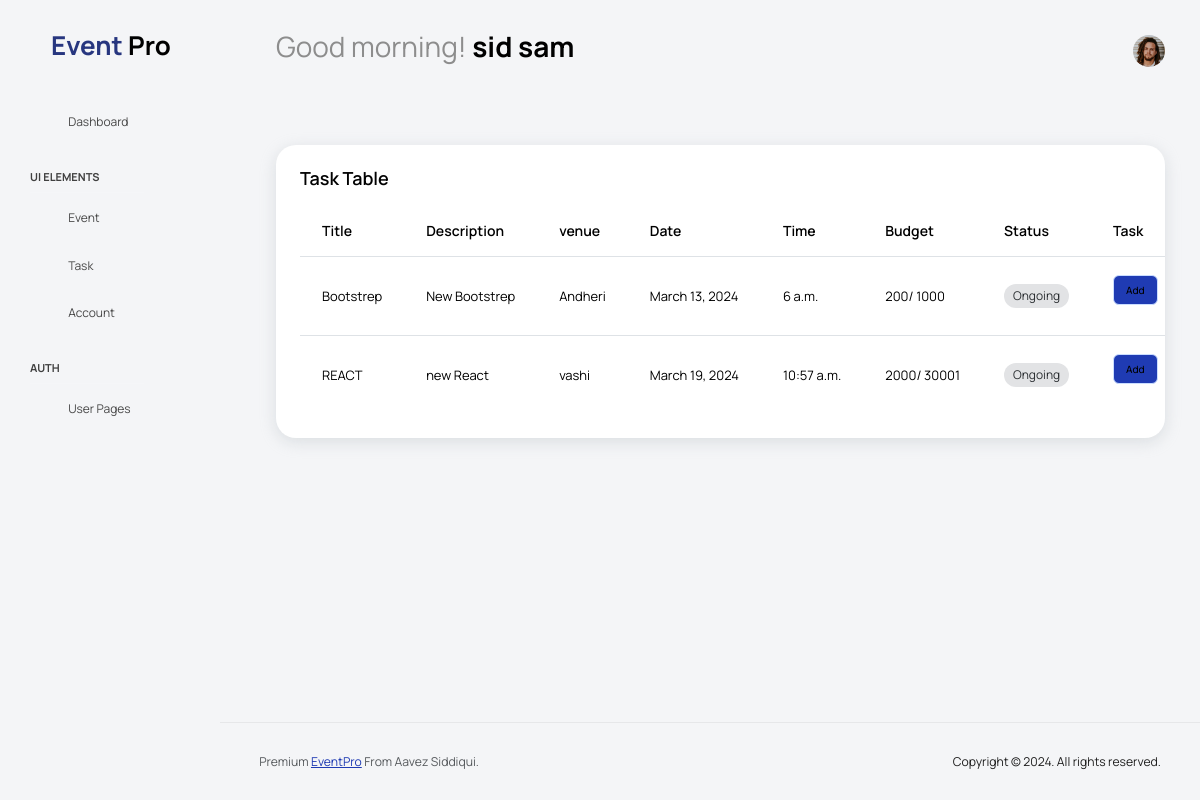
Page /Task-page (signed in) on the earlier database version.
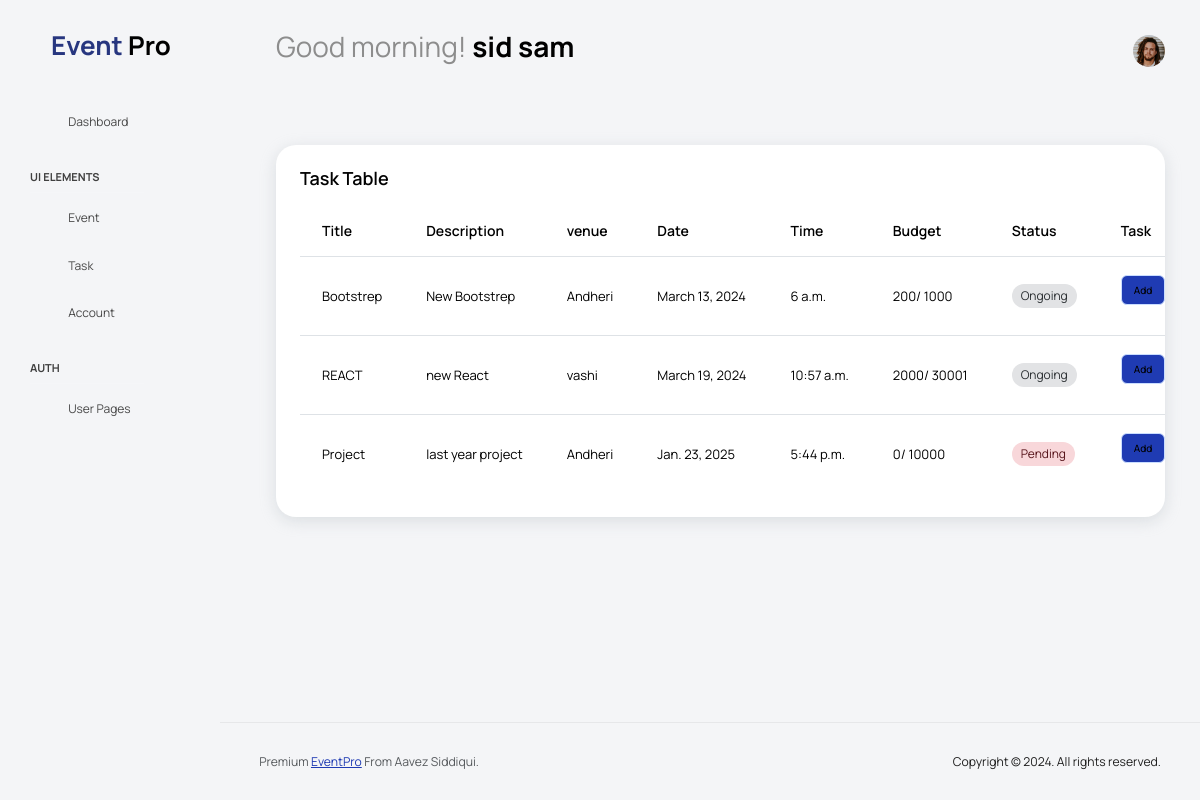
Same page on the later database version.
### userAcc/models.py (models this page shows)
class CustomUser(AbstractUser):
    phone_number = models.CharField(max_length=15, blank=True, null=True)
    profile_image = models.ImageField(upload_to='profile_images/', blank=True, null=True,default=None)
    email =   models.EmailField(unique=True)
    USERNAME_FIELD = "email"
    REQUIRED_FIELDS = []
    objects = CustomUserManager()
    def __str__(self):
        return self.email
    class Meta:
        permissions = (
                        ("can_add_staff", "To add staff"),
                        ("can_edit_staff", "To edit staff"),
                        ("can_make_group", "To make group")
                        )

### eventapp/models.py (models this page shows)
class Event(models.Model):
    title = models.CharField(max_length=200)
    date = models.DateField()
    time = models.TimeField()
    venue = models.CharField(max_length=200)
    description = models.TextField()
    status = models.CharField(max_length=20 ,default='Pending')
    Budget = models.IntegerField()
    manager_email = models.EmailField()
    managed_by = models.CharField(max_length=100)
    Attendee = models.IntegerField(default=0)
    created_by = models.EmailField()
    class Meta:
        permissions = (("can_edit_event", "To edit Event"),
                        ("can_add_event", "To add Event"),
                        )

### eventapp/views.py (the view)
# urls.py: path('Task-page',Task_page,name='Task-page'),
@login_required(login_url='login_page')
def Task_page(request):
    amount=0
    summ={}
    events = Event.objects.all()
    task =Task.objects.all()
    for i in events:
        for j in task:
            if i.id == j.Event_id:
                amount+=j.Budget
        summ[i.id] = amount
        amount=0
    context = {
        'events': events,
        'summs':summ
    }
    return render(request,'Task_page.html', context)

### templates/Task_page.html (shortened to what this page needs)
{% extends 'base.html' %}
{% load static %}
{% block content %}
<div class="col-lg-12 grid-margin stretch-card">
  <div class="card">
    <div class="card-body overflow-x-auto">
      <h4 class="card-title">Task Table</h4>
<table class="display table table-hover" id="TaskTable">
  <thead>
    <tr>
      <th>Title</th>
      <th>Description</th>
      <th>venue</th>
      <th>Date</th>
      <th>Time</th>
      <th>Budget</th>
      <th>Status</th>
      <th>Task</th>
    </tr>
  </thead>
  <tbody>
    {% for event in events %}
    {% if user.email == event.manager_email or user.is_superuser%}
    <tr class="event_id" data-id="{{ event.id }}" data-title="{{ event.title }}" data-email="{{ event.manager_email }}" data-status="{{ event.status }}" data-budget="{{ event.Budget }}">
      <td  title="TRY TITLE">{{ event.title }}</td>
      <td>{{ event.description }}</td>
      <td>{{ event.venue }}</td>
      <td>{{ event.date }}</td>
      <td>{{ event.time }}</td>
      {% for key, value in summs.items %}
              {% if key == event.id %}
              {% if value > event.Budget %}
              <td style="color: red;">{{ value }}/ {{ event.Budget }}</td>
              {% else %}
              <td>{{ value }}/ {{ event.Budget }}</td>
              {% endif %}
              {% endif %}
              {% endfor %}
      {% if event.status == 'Completed'%}
      <td>
        <span class="badge bg-success-subtle text-success-emphasis rounded-pill">Completed</span>
      </td>
      {% elif event.status == 'Pending' %}
      <td><span class="badge bg-danger-subtle text-danger-emphasis rounded-pill">Pending</span></td>
      {% elif event.status == 'Ongoing' %}
      <td><span class="badge bg-secondary-subtle text-secondary-emphasis rounded-pill">Ongoing</span></td>
      {% endif %}
      <td>
        <button type="button" class="btn btn-primary btn-xs dt-edit" style="margin-right:16px;" data-bs-toggle="modal" data-bs-target="#new_task" >
        Add
        </button>
      </td>
    </tr>
    {% endif %}
    {% endfor %}
  </tbody>
</table>
</div>
</div>
</div>
 {% endblock %}

### templates/base.html (shortened to what this page needs)
{% load static %}
<!DOCTYPE html>
<html lang="en">
<head>
  <link rel="stylesheet" href="{% static 'css/iziToast.min.css' %}">
  <link rel="stylesheet" href="{% static 'vendors/feather/feather.css' %}">
  <link rel="stylesheet" href="{% static 'vendors/mdi/css/materialdesignicons.min.css' %}">
  <link rel="stylesheet" href="{% static 'vendors/ti-icons/css/themify-icons.css' %}">
  <link rel="stylesheet" href="{% static 'vendors/typicons/typicons.css' %}">
  <link rel="stylesheet" href="{% static 'vendors/simple-line-icons/css/simple-line-icons.css' %}">
  <link rel="stylesheet" href="{% static 'css/vertical-layout-light/style.css' %}">
  <link rel="stylesheet" type="text/css" href="https://cdn.datatables.net/1.11.5/css/jquery.dataTables.min.css">
  <link rel="stylesheet" href="https://code.jquery.com/ui/1.12.1/themes/base/jquery-ui.css">
</head>
<body class="with-welcome-text">
  <div class="container-scroller">
    {% include 'includes/navbar.html' %}
    <div class="container-fluid page-body-wrapper">
      {% include 'includes/sidebar.html' %}
      <div class="main-panel">
        <div class="content-wrapper">
          <div class="row">
            <div class="col-sm-12">
              <div class="home-tab">
                <div class="tab-content tab-content-basic">
                  <div class="tab-pane fade show active" id="overview" role="tabpanel" aria-labelledby="overview">
                      <div class="row">
                        {% block content %}
                        {% endblock %}
                      </div>
                  </div>
              </div>
          </div>
      </div>
  </div>
</div>
{% include 'includes/footer.html' %}
</div>
</div>
</div>
  </body>
  </html>

### templates/includes/navbar.html (shortened to what this page needs)
{% load static %}
<nav class="navbar default-layout col-lg-12 col-12 p-0 fixed-top d-flex align-items-top flex-row">
    <div class="text-center navbar-brand-wrapper d-flex align-items-center justify-content-start">
      <div >
        <a class="navbar-brand" href="{% url 'home' %}">
          <h2><b>Event <span style="color: black;">Pro</span></b></h2>
        </a>
      </div>
    </div>
    <div class="navbar-menu-wrapper d-flex align-items-top">
      <ul class="navbar-nav">
        <li class="nav-item font-weight-semibold d-none d-lg-block ms-0">
          {% if request.user.is_authenticated %}
    {% if request.user.socialaccount_set.all %}
        {% with social_account=request.user.socialaccount_set.all.0 %}
            {% if social_account.provider == 'google' %}
            <h1 class="welcome-text"><span id="greeting"></span> <span class="text-black fw-bold">{{ request.user.first_name }} {{ request.user.last_name }}</span></h1>
          {% endif %}
        {% endwith %}
      {% else %}
      <h1 class="welcome-text"><span id="greeting"></span> <span class="text-black fw-bold">{{ request.user.first_name }} {{ request.user.last_name }}</span></h1>
    {% endif %}
    {% else %}
          <h1 class="welcome-text"><span id="greeting"></span> <span class="text-black fw-bold">Guest</span></h1>
{% endif %}
        </li>
      </ul>
      <ul class="navbar-nav ms-auto">
        {% if request.user.is_authenticated %}
        {% if request.user.socialaccount_set.all %}
            {% with social_account=request.user.socialaccount_set.all.0 %}
                {% if social_account.provider == 'google' %}
        <li class="nav-item dropdown d-none d-lg-block user-dropdown">
          <a class="nav-link" id="UserDropdown" href="#" data-bs-toggle="dropdown" aria-expanded="false">
            <img class="img-xs rounded-circle" src="{{ social_account.extra_data.picture }}" alt="Profile image"> </a>
          <div class="dropdown-menu dropdown-menu-right navbar-dropdown" aria-labelledby="UserDropdown">
            <div class="dropdown-header text-center">
              <img class="img-md rounded-circle" src="{{ social_account.extra_data.picture }}" alt="Profile image">
              <p class="mb-1 mt-3 font-weight-semibold">{{ request.user.first_name }} {{ request.user.last_name }}</p>
              <p class="fw-light text-muted mb-0">{{ request.user }}</p>
            </div>
            <a class="dropdown-item" href="{% url 'profile_edit_page' %}"><i class="dropdown-item-icon mdi mdi-account-outline text-primary me-2"></i> My
              Profile <span class="badge badge-pill badge-danger">1</span></a>
            <a class="dropdown-item"><i class="dropdown-item-icon mdi mdi-message-text-outline text-primary me-2"></i>
              Messages</a>
            <a class="dropdown-item"><i class="dropdown-item-icon mdi mdi-calendar-check-outline text-primary me-2"></i>
              Activity</a>
            <a class="dropdown-item"><i class="dropdown-item-icon mdi mdi-help-circle-outline text-primary me-2"></i>
              FAQ</a>
            <a class="dropdown-item" href="{% url 'logout' %}"><i class="dropdown-item-icon mdi mdi-power text-primary me-2"></i>Sign Out</a>
          </div>
        </li>
      </ul>
      {% endif %}
      {% endwith %}
      {% else %}
      <li class="nav-item dropdown d-none d-lg-block user-dropdown">
        <a class="nav-link" id="UserDropdown" href="#" data-bs-toggle="dropdown" aria-expanded="false">
          {% if user.profile_image != '' %}
          <img class="img-xs rounded-circle" src="{{ user.profile_image.url }}" alt="Profile image"> </a>
          {% else %}
            <i class="mdi mdi-account-circle menu-icon"></i>
          {% endif %}
      </li>
    </ul>
  {% endif %}
{% endif %}
    </div>
  </nav>

### templates/includes/sidebar.html (shortened to what this page needs)
{% load static %}
<nav class="sidebar sidebar-offcanvas" id="sidebar">
    <ul class="nav">
      {% if user.is_superuser or user.is_staff %}
      <li class="nav-item">
        <a class="nav-link" href="{% url 'home' %}">
          <i class="mdi mdi-grid-large menu-icon"></i>
          <span class="menu-title">Dashboard</span>
        </a>
      </li>
      <li class="nav-item nav-category">UI Elements</li>
      {% if user.is_superuser or perms.eventapp.can_add_event %}
      <li class="nav-item">
        <a class="nav-link" href="{% url 'Event-page' %}">
          <i class="mdi mdi-calendar-text-outline menu-icon"></i>
          <span class="menu-title">Event</span>
        </a>
      </li>
      {% endif %}
      {% if not user.is_superuser or user.is_staff %}
      <li class="nav-item">
        <a class="nav-link" href="{% url 'Task-page' %}">
          <i class="mdi mdi-ballot-outline menu-icon"></i>
          <span class="menu-title">Task</span>
        </a>
      </li>
      {% endif %}
      {% if user.is_superuser or perms.userAcc.can_add_staff %}
      <li class="nav-item">
        <a class="nav-link" href="{% url 'account_page' %}">
          <i class="mdi mdi-account-edit menu-icon"></i>
          <span class="menu-title">Account</span>
        </a>
      </li>
      {% endif %}
      {% endif %}
      <li class="nav-item nav-category">Auth</li>
      <li class="nav-item">
        <a class="nav-link" data-bs-toggle="collapse" href="#auth" aria-expanded="false" aria-controls="auth">
          <i class="menu-icon mdi mdi-account-circle-outline"></i>
          <span class="menu-title">User Pages</span>
          <i class="menu-arrow"></i>
        </a>
      </li>
    </ul>
</nav>

### templates/includes/footer.html
<footer class="footer">
    <div class="d-sm-flex justify-content-center justify-content-sm-between">
      <span class="text-muted text-center text-sm-left d-block d-sm-inline-block">Premium <a
          href="{% url 'home' %}" >EventPro</a> From Aavez Siddiqui.</span>
      <span class="float-none float-sm-end d-block mt-1 mt-sm-0 text-center">Copyright © 2024. All rights reserved.</span>
    </div>
  </footer>

Differences in the rows shown:
added Event: title "Project", description "last year project", venue "Andheri", date "Jan. 23, 2025", time "5:44 p.m.", summs "0", Budget "10000", status "Pending"
